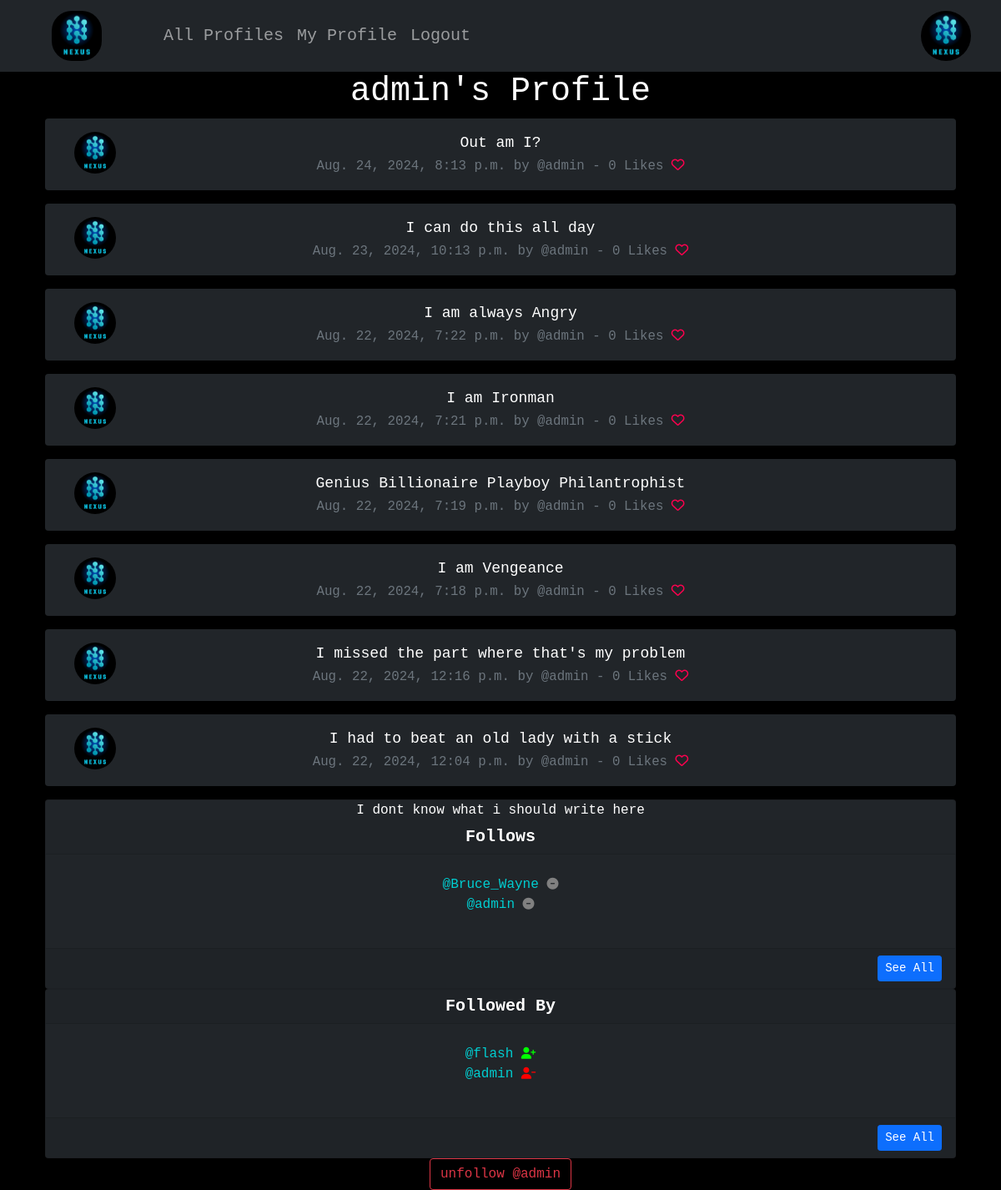
Screenshot of /profile/1 (signed in) with the database file from the repository.
### nexus/models.py (models this page shows, shortened)
class Profile(models.Model):
    user = models.OneToOneField(User, on_delete=models.CASCADE)
    follows = models.ManyToManyField('self',
        related_name='followed_by',
        symmetrical=False, blank=True)
    date_modified = models.DateTimeField(User, auto_now=True)
    profile_image = models.ImageField(null=True, blank=True, upload_to='profile_images/')
    profile_bio = models.CharField(null=True, blank=True, max_length=1000)
    facebook_link = models.CharField(null=True, blank=True, max_length=100)
    instagram_link = models.CharField(null=True, blank=True, max_length=100)
    snapchat_link = models.CharField(null=True, blank=True, max_length=100)
    def __str__(self):
        return self.user.username

class Nux(models.Model):
    user = models.ForeignKey(User, related_name='nux', on_delete=models.DO_NOTHING)
    body = models.CharField(max_length=500)
    created_at = models.DateTimeField(auto_now_add=True)
    likes = models.ManyToManyField(User, related_name='nex_like', blank=True)
    def number_of_likes(self):
        return self.likes.count()

### nexus/views.py (the view, shortened to what this page needs)
# urls.py: path('profile/<int:pk>', views.profile, name='profile'),
def profile(request, pk):
    if request.user.is_authenticated:
        profile = Profile.objects.get(user_id=pk)
        nux = Nux.objects.filter(user_id=pk).order_by('-created_at')
        return render(request, 'profile.html', {'profile': profile, 'nux': nux})
    else:
        messages.success(request, ('You must be logged in to see others profiles'))
        return redirect('home')

### nexus/templates/profile.html (shortened to what this page needs)
{% extends 'base.html' %}
{% load static %}
{% block content %}
  {% if profile %}
    <div class="container text-center">
      <h1> {{ profile.user.username }}'s Profile </h1>
      {% if nux %}
        {% for nex in nux %}
          <div class='alert bg-dark nex' role='alert'>
            <div class="container">
              <div class="row">
                <div class="col-1">
                  {% if profile.profile_image %}
                    <img src="{{ profile.profile_image.url }}" alt="" height="50" width="50" class="rounded-circle">
                  {% else %}
                    <img src="{% static "images/logo.png" %}" alt="" height="50" width="50" class="rounded-circle">
                  {% endif %}
                </div>
                <div class="col-10">
                  {{ nex.body }} <br>
                    <small class="text-muted">
                      {{ nex.created_at }} by @{{ nex.user.username }} - {{ nex.number_of_likes }} Likes
                      {% if user in nex.likes.all %}
                        <a href="{% url "nex_like" nex.id %}"> <i style="color:#ff004f;" class="fa fa-heart"></i> </a>
                      {% else %}
                        <a href="{% url "nex_like" nex.id %}"> <i style="color:#ff004f;" class="fa fa-heart-o"></i> </a>
                      {% endif %}
                    </small>
                </div>
              </div>
            </div>
          </div>
        {% endfor %}
      {% endif %}
      <div class="card bg-dark">
        {% if profile.profile_bio %}
          {{ profile.profile_bio }}
        {% endif %}
        <br>
        <h5 class="card-header"> <strong> Follows </strong> </h5>
        <br>
        <p class="card-text">
          {% for following in profile.follows.all|slice:3 %}
            <a class="profile-tags" href="{% url "profile" following.user.id %}"> @{{ following }} </a>
            <a href="{% url "unfollow" following.user.id %}"> <i class="fa fa-circle-minus small" aria-hidden="true" style="color:grey;"></i></a> <br>
          {% endfor %}
        </p>
        <br>
        <div class="card-footer text-end">
          <a class="btn btn-sm btn-primary" href="{% url "follows" profile.user.id %}"> See All </a>
        </div>
      </div>
      <div class="card bg-dark">
        <h5 class="card-header"> <strong> Followed By </strong> </h5>
        <br>
        <p class="card-text">
          {% for following in profile.followed_by.all|slice:3 %}
            <a class="profile-tags" href="{% url "profile" following.user.id %}"> @{{ following }} </a>
            {% if following in profile.follows.all %}
              <a href="{% url "unfollow" following.user.id %}"> <i class="fa fa-user-minus small" aria-hidden="true" style="color:red;"></i></a> <br>
            {% else %}
              <a href="{% url "follow" following.user.id %}"> <i class="fa fa-user-plus small" aria-hidden="true" style="color:lime;"></i></a> <br>
            {% endif %}
          {% endfor %}
        </p>
        <br>
        <div class="card-footer text-end">
          <a class="btn btn-sm btn-primary" href="{% url "followers" profile.user.id %}"> See All </a>
        </div>
      </div>
      <form method='POST'>
        {% if profile in user.profile.follows.all %}
          <button class="btn btn-outline-danger" name="follow" value="unfollow" type="submit"> unfollow @{{ profile.user.username|lower }} </button>
        {% else %}
          <button class="btn btn-outline-success" name="follow" value="follow" type="submit"> follow @{{ profile.user.username|lower }} </button>
        {% endif %}
      </form>
    </div>
  {% endif %}
{% endblock %}

### static/style.css (style rules this page uses)
.absolute { font-family: monospace; color: white; }
.bg-black { background: black; }
.profile-tags { color: darkturquoise !important; text-decoration: none !important; }
.nex { border: none; color: white; font-size: 18px; }

### rows the page displays
Profile: user.username "admin", profile_bio "I dont know what i should write here"
Nux: body "Out am I?", created_at "Aug. 24, 2024, 8:13 p.m.", user.username "admin", number_of_likes "0"
Nux: body "I can do this all day", created_at "Aug. 23, 2024, 10:13 p.m.", user.username "admin", number_of_likes "0"
Nux: body "I am always Angry", created_at "Aug. 22, 2024, 7:22 p.m.", user.username "admin", number_of_likes "0"
Nux: body "I am Ironman", created_at "Aug. 22, 2024, 7:21 p.m.", user.username "admin", number_of_likes "0"
Nux: body "Genius Billionaire Playboy Philantrophist", created_at "Aug. 22, 2024, 7:19 p.m.", user.username "admin", number_of_likes "0"
Nux: body "I am Vengeance", created_at "Aug. 22, 2024, 7:18 p.m.", user.username "admin", number_of_likes "0"
Nux: body "I missed the part where that's my problem", created_at "Aug. 22, 2024, 12:16 p.m.", user.username "admin", number_of_likes "0"
Nux: body "I had to beat an old lady with a stick", created_at "Aug. 22, 2024, 12:04 p.m.", user.username "admin", number_of_likes "0"
Profile: user.username "Bruce_Wayne"
Profile: user.username "flash"
